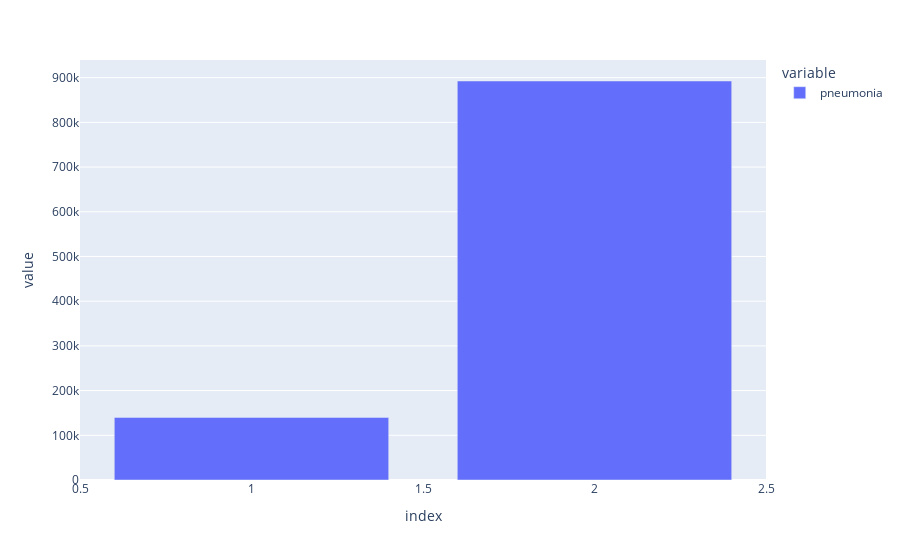

Here is the notebook cell this chart was saved with:
### Markdown cell above
## pneumonia

### Code cell
# distribuição de frequências
print(df['pneumonia'].value_counts())
px.bar(df['pneumonia'].value_counts())

### Figure 1 — Plotly figure (JSON) as saved in the notebook; plotly's stock layout.template omitted (floating-point values rounded to 4 significant figures)
{"data": [{"alignmentgroup": "True", "hovertemplate": "variable=pneumonia<br>index=%{x}<br>value=%{y}<extra></extra>", "legendgroup": "pneumonia", "marker": {"color": "#636efa", "pattern": {"shape": ""}}, "name": "pneumonia", "offsetgroup": "pneumonia", "orientation": "v", "showlegend": true, "textposition": "auto", "type": "bar", "x": [2, 1], "xaxis": "x", "y": [892534, 140038], "yaxis": "y"}], "layout": {"barmode": "relative", "legend": {"title": {"text": "variable"}, "tracegroupgap": 0}, "margin": {"t": 60}, "xaxis": {"anchor": "y", "domain": [0, 1], "title": {"text": "index"}}, "yaxis": {"anchor": "x", "domain": [0, 1], "title": {"text": "value"}}}}
